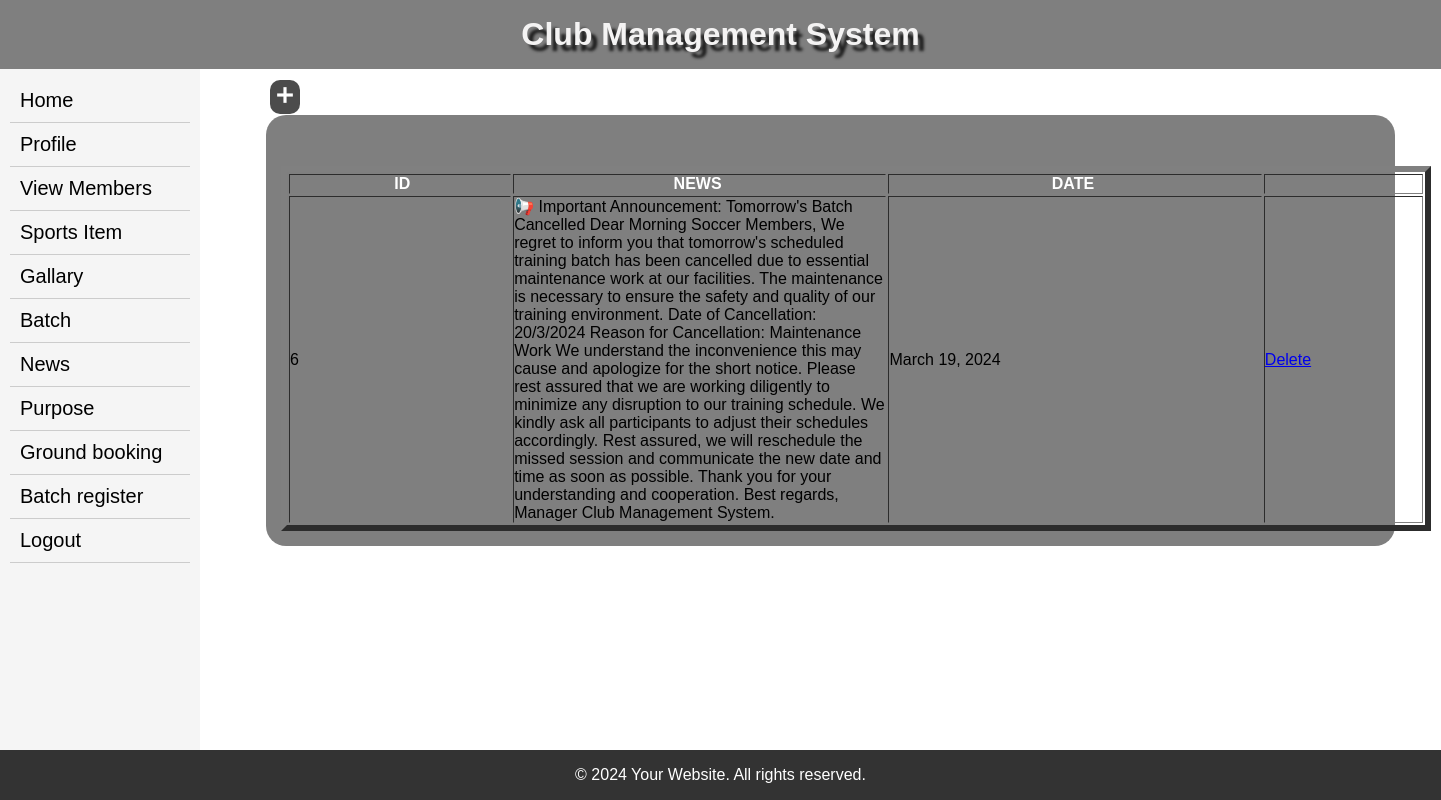
Page /adminviewnews/ on the committed database.
### myapp/models.py (models this page shows, shortened)
class newstb(models.Model):
    newsid = models.AutoField(primary_key=True)
    news = models.TextField(null=False, blank=False )
    date = models.DateField(auto_now_add=True)

### myapp/views.py (the view)
# urls.py: path("adminviewnews/",views.adminviewnews,name='adminnewslist'),
def adminviewnews(request):
    list=newstb.objects.all()
    return render(request, 'adminviewclubnews.html', {'list': list})

### templates/adminviewclubnews.html (shortened to what this page needs)
{% extends 'admin_index.html' %}
{% block body %}
<body>
<form id="form1" name="form1" method="post">
  <a href="{% url 'addnews' %}" style="position: fixed; top:80px; left: 270px; color:#fff; background-color: rgba(0,0,0,0.7); padding:3px; border-radius:10px;"><span class="material-symbols-outlined">
</span></a><br><br>
  <table width="1150" height="100+" border="6">
  <tbody>
    <tr>
      <th width="112.8" scope="col">&nbsp;ID</th>
      <th width="189.6" scope="col">NEWS&nbsp;</th>
      <th width="189.6" scope="col">DATE&nbsp;</th>
      <th width="80.8" scope="col">&nbsp;</th>
    </tr>
    {% for i in list %}
    <tr>
      <td>{{ i.newsid }}</td>
      <td>{{ i.news }}</td>
      <td>{{ i.date }}</td>
      <td><a href="{% url 'deletenews' i.newsid %}">Delete</a></td>
    </tr>
  {% endfor %}
  </tbody>
</table>
</form>
</body>
{% endblock %}

### templates/admin_index.html (style rules this page uses)
* { margin: 0; padding: 0; box-sizing: border-box; }
body { font-family: Arial, sans-serif; background-image: url(https://png.pngtree.com/background/20230512/original/pngtree-sport-background-picture-image_2502918.jpg); background-size: cover; background-repeat: no-repeat; }
th { color:#fff; }
.material-symbols-outlined { font-variation-settings: 'FILL' 8, 'wght' 900, 'GRAD' 0, 'opsz' 24 }

### rows in the picture
newstb: newsid "6", news "📢 Important Announcement: Tomorrow's Batch Cancelled Dear Morning Soccer Members, We regret to inform you that tomorrow's scheduled training batch has been cancelled due to essential maintenance work at our facilities. The maintenance is necessary to ensure the safety and quality of our training environment. Date of Cancellation: 20/3/2024 Reason for Cancellation: Maintenance Work We understand the inconvenience this may cause and apologize for the short notice. Please rest assured that we are working diligently to minimize any disruption to our training schedule. We kindly ask all participants to adjust their schedules accordingly. Rest assured, we will reschedule the missed session and…", date "March 19, 2024"
